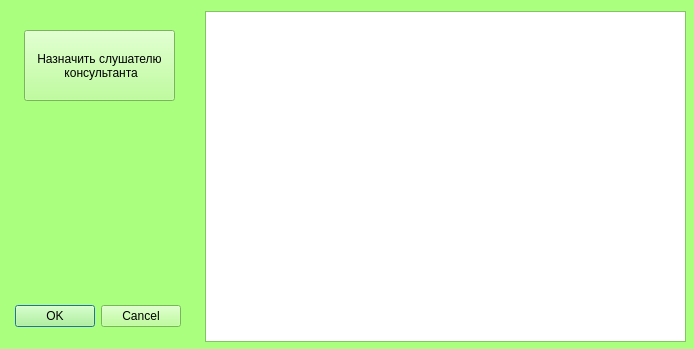
<?xml version="1.0" encoding="UTF-8"?>
<ui version="4.0">
 <class>consult</class>
 <widget class="QDialog" name="consult">
  <property name="geometry">
   <rect>
    <x>0</x>
    <y>0</y>
    <width>694</width>
    <height>349</height>
   </rect>
  </property>
  <property name="palette">
   <palette>
    <active>
     <colorrole role="WindowText">
      <brush brushstyle="SolidPattern">
       <color alpha="255">
        <red>0</red>
        <green>0</green>
        <blue>0</blue>
       </color>
      </brush>
     </colorrole>
     <colorrole role="Button">
      <brush brushstyle="SolidPattern">
       <color alpha="255">
        <red>170</red>
        <green>255</green>
        <blue>127</blue>
       </color>
      </brush>
     </colorrole>
     <colorrole role="Light">
      <brush brushstyle="SolidPattern">
       <color alpha="255">
        <red>255</red>
        <green>255</green>
        <blue>255</blue>
       </color>
      </brush>
     </colorrole>
     <colorrole role="Midlight">
      <brush brushstyle="SolidPattern">
       <color alpha="255">
        <red>212</red>
        <green>255</green>
        <blue>191</blue>
       </color>
      </brush>
     </colorrole>
     <colorrole role="Dark">
      <brush brushstyle="SolidPattern">
       <color alpha="255">
        <red>85</red>
        <green>127</green>
        <blue>63</blue>
       </color>
      </brush>
     </colorrole>
     <colorrole role="Mid">
      <brush brushstyle="SolidPattern">
       <color alpha="255">
        <red>113</red>
        <green>170</green>
        <blue>84</blue>
       </color>
      </brush>
     </colorrole>
     <colorrole role="Text">
      <brush brushstyle="SolidPattern">
       <color alpha="255">
        <red>0</red>
        <green>0</green>
        <blue>0</blue>
       </color>
      </brush>
     </colorrole>
     <colorrole role="BrightText">
      <brush brushstyle="SolidPattern">
       <color alpha="255">
        <red>255</red>
        <green>255</green>
        <blue>255</blue>
       </color>
      </brush>
     </colorrole>
     <colorrole role="ButtonText">
      <brush brushstyle="SolidPattern">
       <color alpha="255">
        <red>0</red>
        <green>0</green>
        <blue>0</blue>
       </color>
      </brush>
     </colorrole>
     <colorrole role="Base">
      <brush brushstyle="SolidPattern">
       <color alpha="255">
        <red>255</red>
        <green>255</green>
        <blue>255</blue>
       </color>
      </brush>
     </colorrole>
     <colorrole role="Window">
      <brush brushstyle="SolidPattern">
       <color alpha="255">
        <red>170</red>
        <green>255</green>
        <blue>127</blue>
       </color>
      </brush>
     </colorrole>
     <colorrole role="Shadow">
      <brush brushstyle="SolidPattern">
       <color alpha="255">
        <red>0</red>
        <green>0</green>
        <blue>0</blue>
       </color>
      </brush>
     </colorrole>
     <colorrole role="AlternateBase">
      <brush brushstyle="SolidPattern">
       <color alpha="255">
        <red>212</red>
        <green>255</green>
        <blue>191</blue>
       </color>
      </brush>
     </colorrole>
     <colorrole role="ToolTipBase">
      <brush brushstyle="SolidPattern">
       <color alpha="255">
        <red>255</red>
        <green>255</green>
        <blue>220</blue>
       </color>
      </brush>
     </colorrole>
     <colorrole role="ToolTipText">
      <brush brushstyle="SolidPattern">
       <color alpha="255">
        <red>0</red>
        <green>0</green>
        <blue>0</blue>
       </color>
      </brush>
     </colorrole>
    </active>
    <inactive>
     <colorrole role="WindowText">
      <brush brushstyle="SolidPattern">
       <color alpha="255">
        <red>0</red>
        <green>0</green>
        <blue>0</blue>
       </color>
      </brush>
     </colorrole>
     <colorrole role="Button">
      <brush brushstyle="SolidPattern">
       <color alpha="255">
        <red>170</red>
        <green>255</green>
        <blue>127</blue>
       </color>
      </brush>
     </colorrole>
     <colorrole role="Light">
      <brush brushstyle="SolidPattern">
       <color alpha="255">
        <red>255</red>
        <green>255</green>
        <blue>255</blue>
       </color>
      </brush>
     </colorrole>
     <colorrole role="Midlight">
      <brush brushstyle="SolidPattern">
       <color alpha="255">
        <red>212</red>
        <green>255</green>
        <blue>191</blue>
       </color>
      </brush>
     </colorrole>
     <colorrole role="Dark">
      <brush brushstyle="SolidPattern">
       <color alpha="255">
        <red>85</red>
        <green>127</green>
        <blue>63</blue>
       </color>
      </brush>
     </colorrole>
     <colorrole role="Mid">
      <brush brushstyle="SolidPattern">
       <color alpha="255">
        <red>113</red>
        <green>170</green>
        <blue>84</blue>
       </color>
      </brush>
     </colorrole>
     <colorrole role="Text">
      <brush brushstyle="SolidPattern">
       <color alpha="255">
        <red>0</red>
        <green>0</green>
        <blue>0</blue>
       </color>
      </brush>
     </colorrole>
     <colorrole role="BrightText">
      <brush brushstyle="SolidPattern">
       <color alpha="255">
        <red>255</red>
        <green>255</green>
        <blue>255</blue>
       </color>
      </brush>
     </colorrole>
     <colorrole role="ButtonText">
      <brush brushstyle="SolidPattern">
       <color alpha="255">
        <red>0</red>
        <green>0</green>
        <blue>0</blue>
       </color>
      </brush>
     </colorrole>
     <colorrole role="Base">
      <brush brushstyle="SolidPattern">
       <color alpha="255">
        <red>255</red>
        <green>255</green>
        <blue>255</blue>
       </color>
      </brush>
     </colorrole>
     <colorrole role="Window">
      <brush brushstyle="SolidPattern">
       <color alpha="255">
        <red>170</red>
        <green>255</green>
        <blue>127</blue>
       </color>
      </brush>
     </colorrole>
     <colorrole role="Shadow">
      <brush brushstyle="SolidPattern">
       <color alpha="255">
        <red>0</red>
        <green>0</green>
        <blue>0</blue>
       </color>
      </brush>
     </colorrole>
     <colorrole role="AlternateBase">
      <brush brushstyle="SolidPattern">
       <color alpha="255">
        <red>212</red>
        <green>255</green>
        <blue>191</blue>
       </color>
      </brush>
     </colorrole>
     <colorrole role="ToolTipBase">
      <brush brushstyle="SolidPattern">
       <color alpha="255">
        <red>255</red>
        <green>255</green>
        <blue>220</blue>
       </color>
      </brush>
     </colorrole>
     <colorrole role="ToolTipText">
      <brush brushstyle="SolidPattern">
       <color alpha="255">
        <red>0</red>
        <green>0</green>
        <blue>0</blue>
       </color>
      </brush>
     </colorrole>
    </inactive>
    <disabled>
     <colorrole role="WindowText">
      <brush brushstyle="SolidPattern">
       <color alpha="255">
        <red>85</red>
        <green>127</green>
        <blue>63</blue>
       </color>
      </brush>
     </colorrole>
     <colorrole role="Button">
      <brush brushstyle="SolidPattern">
       <color alpha="255">
        <red>170</red>
        <green>255</green>
        <blue>127</blue>
       </color>
      </brush>
     </colorrole>
     <colorrole role="Light">
      <brush brushstyle="SolidPattern">
       <color alpha="255">
        <red>255</red>
        <green>255</green>
        <blue>255</blue>
       </color>
      </brush>
     </colorrole>
     <colorrole role="Midlight">
      <brush brushstyle="SolidPattern">
       <color alpha="255">
        <red>212</red>
        <green>255</green>
        <blue>191</blue>
       </color>
      </brush>
     </colorrole>
     <colorrole role="Dark">
      <brush brushstyle="SolidPattern">
       <color alpha="255">
        <red>85</red>
        <green>127</green>
        <blue>63</blue>
       </color>
      </brush>
     </colorrole>
     <colorrole role="Mid">
      <brush brushstyle="SolidPattern">
       <color alpha="255">
        <red>113</red>
        <green>170</green>
        <blue>84</blue>
       </color>
      </brush>
     </colorrole>
     <colorrole role="Text">
      <brush brushstyle="SolidPattern">
       <color alpha="255">
        <red>85</red>
        <green>127</green>
        <blue>63</blue>
       </color>
      </brush>
     </colorrole>
     <colorrole role="BrightText">
      <brush brushstyle="SolidPattern">
       <color alpha="255">
        <red>255</red>
        <green>255</green>
        <blue>255</blue>
       </color>
      </brush>
     </colorrole>
     <colorrole role="ButtonText">
      <brush brushstyle="SolidPattern">
       <color alpha="255">
        <red>85</red>
        <green>127</green>
        <blue>63</blue>
       </color>
      </brush>
     </colorrole>
     <colorrole role="Base">
      <brush brushstyle="SolidPattern">
       <color alpha="255">
        <red>170</red>
        <green>255</green>
        <blue>127</blue>
       </color>
      </brush>
     </colorrole>
     <colorrole role="Window">
      <brush brushstyle="SolidPattern">
       <color alpha="255">
        <red>170</red>
        <green>255</green>
        <blue>127</blue>
       </color>
      </brush>
     </colorrole>
     <colorrole role="Shadow">
      <brush brushstyle="SolidPattern">
       <color alpha="255">
        <red>0</red>
        <green>0</green>
        <blue>0</blue>
       </color>
      </brush>
     </colorrole>
     <colorrole role="AlternateBase">
      <brush brushstyle="SolidPattern">
       <color alpha="255">
        <red>170</red>
        <green>255</green>
        <blue>127</blue>
       </color>
      </brush>
     </colorrole>
     <colorrole role="ToolTipBase">
      <brush brushstyle="SolidPattern">
       <color alpha="255">
        <red>255</red>
        <green>255</green>
        <blue>220</blue>
       </color>
      </brush>
     </colorrole>
     <colorrole role="ToolTipText">
      <brush brushstyle="SolidPattern">
       <color alpha="255">
        <red>0</red>
        <green>0</green>
        <blue>0</blue>
       </color>
      </brush>
     </colorrole>
    </disabled>
   </palette>
  </property>
  <property name="windowTitle">
   <string>Консультации</string>
  </property>
  <widget class="QDialogButtonBox" name="buttonBox">
   <property name="geometry">
    <rect>
     <x>-160</x>
     <y>300</y>
     <width>341</width>
     <height>32</height>
    </rect>
   </property>
   <property name="orientation">
    <enum>Qt::Horizontal</enum>
   </property>
   <property name="standardButtons">
    <set>QDialogButtonBox::Cancel|QDialogButtonBox::Ok</set>
   </property>
  </widget>
  <widget class="QTableView" name="tableView">
   <property name="geometry">
    <rect>
     <x>205</x>
     <y>11</y>
     <width>481</width>
     <height>331</height>
    </rect>
   </property>
  </widget>
  <widget class="QPushButton" name="pushButton">
   <property name="geometry">
    <rect>
     <x>24</x>
     <y>30</y>
     <width>151</width>
     <height>71</height>
    </rect>
   </property>
   <property name="text">
    <string>Назначить слушателю
 консультанта</string>
   </property>
  </widget>
 </widget>
 <resources/>
 <connections>
  <connection>
   <sender>buttonBox</sender>
   <signal>accepted()</signal>
   <receiver>consult</receiver>
   <slot>accept()</slot>
   <hints>
    <hint type="sourcelabel">
     <x>248</x>
     <y>254</y>
    </hint>
    <hint type="destinationlabel">
     <x>157</x>
     <y>274</y>
    </hint>
   </hints>
  </connection>
  <connection>
   <sender>buttonBox</sender>
   <signal>rejected()</signal>
   <receiver>consult</receiver>
   <slot>reject()</slot>
   <hints>
    <hint type="sourcelabel">
     <x>316</x>
     <y>260</y>
    </hint>
    <hint type="destinationlabel">
     <x>286</x>
     <y>274</y>
    </hint>
   </hints>
  </connection>
 </connections>
</ui>
